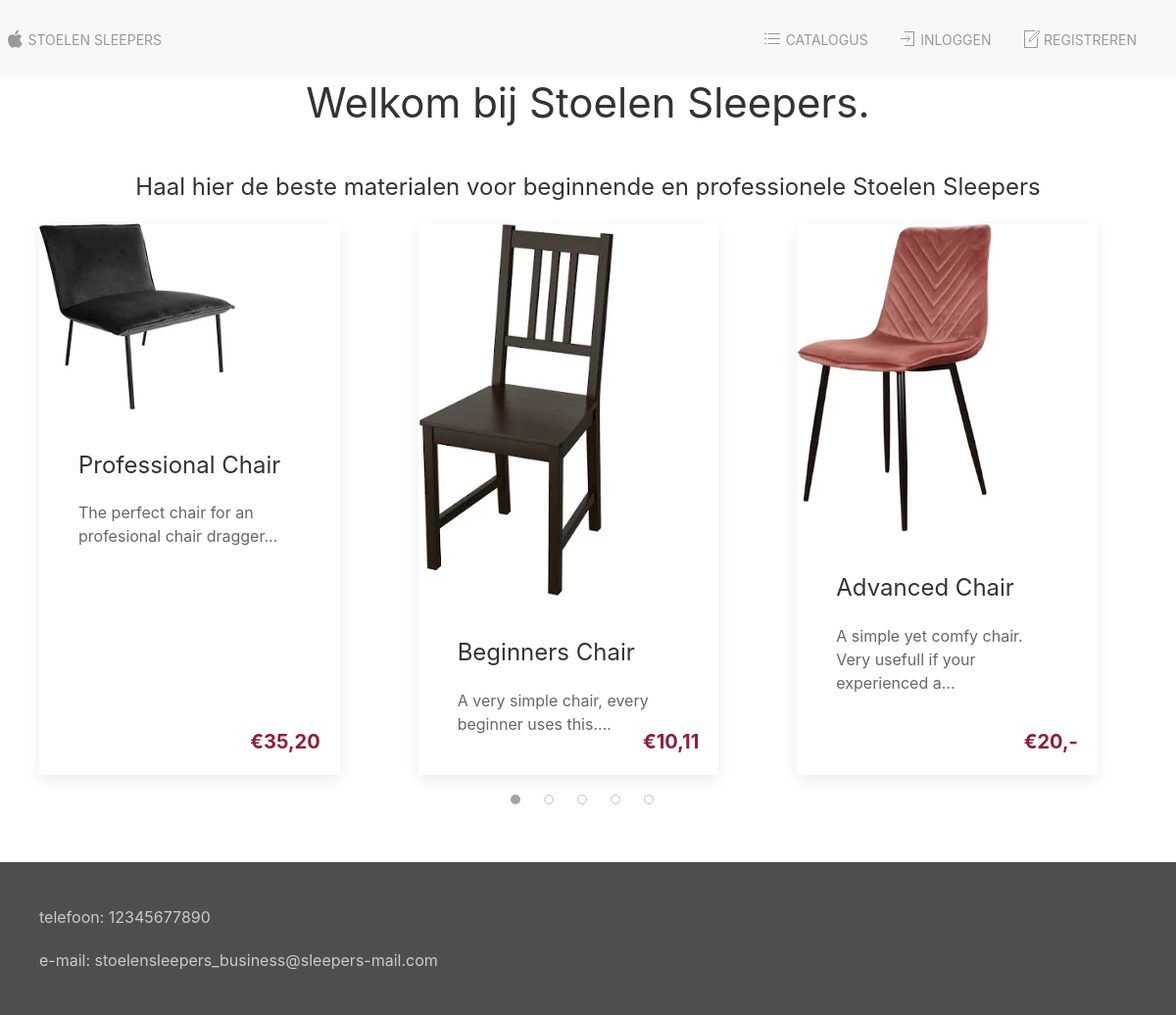
The app's page /dev/index.php with its own data.
### tables this page shows
CREATE TABLE `products` (
  `ID` int(255) NOT NULL,
  `name` varchar(50) NOT NULL,
  `description` varchar(250) NOT NULL,
  `price` float NOT NULL,
  `image` varchar(50) NOT NULL,
  `categorie_id` int(255) NOT NULL
);

### dev/src/database/Database.class.php (called while the page is built, shortened)
<?php
class Database extends PDO
{
    public function runSql(string $sql, array $params = []): array
    {
        $query = $this->prepare($sql);
        $query->execute($params);
        return $query->fetchAll(PDO::FETCH_ASSOC);
    }
}

### dev/src/helpers/description.helper.php (called while the page is built)
<?php
class DescriptionHelper
{
    public function writeShortDescription(string $description): string
    {
        $shortDesc = substr($description, 0, 60);
        $shortDesc .= "...";
        return $shortDesc;
    }
}

### dev/src/helpers/price.helper.php (called while the page is built)
<?php
class PriceHelper
{
    public function parseFloatToPrice(float $float): string
    {
        $stringFloat = (string) $float;
        if (!str_contains($stringFloat, ".")) {
            $stringFloat .= ",-";
        }
        $stringFloat = str_replace(".", ",", $stringFloat);
        $decimals = preg_split("/,/", $stringFloat);
        $decimals = (string) $decimals[1];
        if (
            !str_ends_with($decimals, "0") && !str_ends_with($decimals, "-")
            && strlen($decimals) < 2
        ) {
            $stringFloat .= "0";
        }
        return $stringFloat;
    }
}

### dev/index.php (the view, shortened to what this page needs)
<?php
include_once("./src/database/Database.class.php");
include_once("./src/helpers/price.helper.php");
include_once("./src/helpers/description.helper.php");
$PriceHelper = new PriceHelper();
$DescriptionHelper = new DescriptionHelper();
try {
    $dbconn = new Database();
    $sql = "SELECT * FROM products";
    $recset = $dbconn->runSql($sql);
} catch (PDOException $e) {
    echo "Connection failed: " . $e->getMessage();
}
include_once("template/head.inc.php");
?>
<main>
    <div class="uk-flex uk-flex-center">
        <h1>Welkom bij Stoelen Sleepers.</h1>
    </div>
    <br>
    <div class="uk-flex uk-flex-center">
        <h3>Haal hier de beste materialen voor beginnende en professionele Stoelen Sleepers</h3>
    </div>
    <div class="uk-container">
        <div class="uk-slider-container-offset" uk-slider="autoplay: true; autoplay-interval: 3000; active: first"
            id="slider-products">
            <div class="uk-position-relative uk-visible-toggle uk-dark" tabindex="-1">
                <div class="uk-slider-items uk-child-width-1-2@s uk-child-width-1-3@m uk-grid">
                    <?php for ($i = 0; $i < 5; $i++):
                        $product = $recset[$i]; ?>
                        <div class="uk-link-reset">
                            <div class="uk-card uk-card-default uk-height-1-1">
                                <a href="product.php?product_id=<?= $product['ID'] ?>">
                                    <div class="uk-card-media-top">
                                        <img src=<?= $product['image'] ?> height="300" width="200" alt="">
                                    </div>
                                    <div class="uk-card-body">
                                        <h3 class="uk-card-title"><?= $product['name'] ?></h3>
                                        <p><?= $DescriptionHelper->writeShortDescription($product['description']) ?></p>
                                    </div>
                                    <div class="">
                                        <div class="uk-flex uk-flex-row">
                                            <div class="uk-flex-column uk-width-1-3">
                                                <h4
                                                    class="price-text uk-position-bottom-right uk-margin-right uk-margin-top">
                                                    &euro;<?= $PriceHelper->parseFloatToPrice($product['price']) ?></h4>
                                            </div>
                                        </div>
                                    </div>
                                </a>
                            </div>
                        </div>
                    <?php endfor; ?>
                </div>
            </div>
            <ul class="uk-slider-nav uk-dotnav uk-flex-center uk-margin"></ul>
        </div>
    </div>
</main>
<?php
include_once("template/foot.inc.php");

### records on screen
products: image (picture), name "Professional Chair", description "The perfect chair for an profesional chair dragger...", price "35,20"
products: image (picture), name "Beginners Chair", description "A very simple chair, every beginner uses this....", price "10,11"
products: image (picture), name "Advanced Chair", description "A simple yet comfy chair. Very usefull if your experienced a...", price "20,-"
